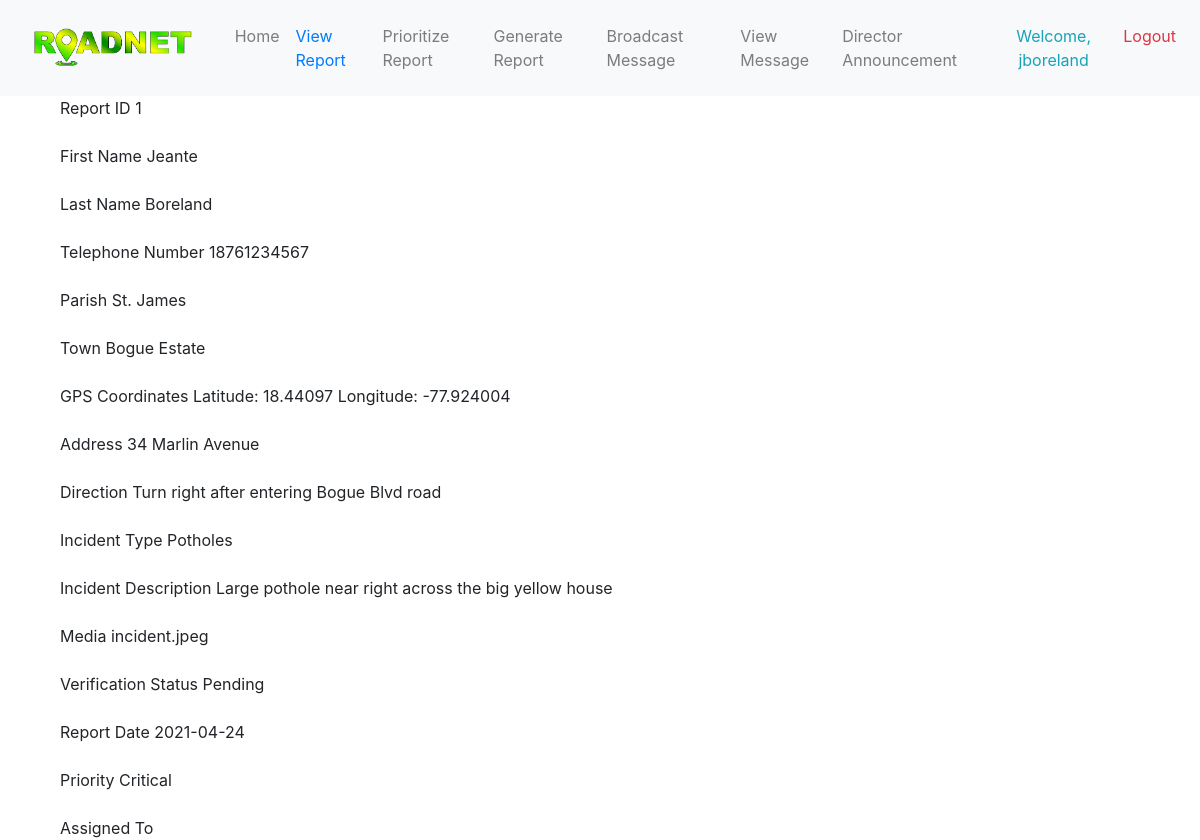
The app's page /parishmanager/viewRep.php (signed in) with its own data.
### tables this page shows
CREATE TABLE report (
    reportID int(11) NOT NULL AUTO_INCREMENT, 
    firstname varchar(25) NOT NULL,
    lastname varchar(25) NOT NULL,
    telephone varchar(11) NOT NULL,
    parish varchar(25) NOT NULL,
    town varchar(30) NOT NULL,
    gpscoord varchar(65) NOT NULL,
    address varchar(70) NOT NULL,
    direction varchar(150) NOT NULL,
    incident varchar(25) NOT NULL,
    description varchar(500) NOT NULL,
    media varchar(500) NOT NULL,
    vstatus varchar(20) NOT NULL,
    rdate date NOT NULL,
    priority VARCHAR(10) NOT NULL,
    assignedTo VARCHAR(30) NULL,
  
    PRIMARY KEY (reportID)

);

### parishmanager/viewRep.php (the view, shortened to what this page needs)
<!DOCTYPE html>
<html lang="en">
    <head>
        <link rel="stylesheet" href="https://cdn.jsdelivr.net/npm/bootstrap@4.6.0/dist/css/bootstrap.min.css">
        <link rel="stylesheet" href="http://cdn.datatables.net/1.10.2/css/jquery.dataTables.min.css"></style>
        <link rel="stylesheet" href="http://localhost/roadnet/css/parishstyles.css">
    </head>
    <body>
        <nav class="navbar navbar-expand-lg navbar-light bg-light">
            <div class="navbar-brand col-6 col-lg-2">
                <img src="http://localhost/roadnet/rimages/logo.png" class="img-fluid">
            </div>
            <div class="collapse navbar-collapse" id="navbarText">
                <ul class="navbar-nav mr-auto">
                    <li class="nav-item">
                        <a class="nav-link" href="http://localhost/roadnet/parishmanager/parishmanager_home.php">Home</a>
                    </li>
                    <li class="nav-item active">
                        <a class="nav-link text-primary" href="http://localhost/roadnet/parishmanager/pmviewreport.php">View Report<span class="sr-only">(current)</span></a>
                    </li>
                    <li class="nav-item">
                        <a class="nav-link" href="http://localhost/roadnet/parishmanager/setpriority.php">Prioritize Report</a>
                    </li>
                    <li class="nav-item">
                        <a class="nav-link" href="http://localhost/roadnet/parishmanager/generateReport.php">Generate Report</a>
                    </li>
                    <li class="nav-item">
                        <a class="nav-link" href="http://localhost/roadnet/parishmanager/broadcast.php">Broadcast Message</a>
                    </li>
                    <li class="nav-item">
                        <a class="nav-link" href="http://localhost/roadnet/parishmanager/viewMessage.php">View Message</a>
                    </li>
                    <li class="nav-item">
                        <a class="nav-link" href="http://localhost/roadnet/parishmanager/viewAnnouncement.php">Director Announcement</a>
                    </li>
                </ul>
                <span class="navbar-text">
                    <ul class="navbar-nav mr-auto">
                        <?php
                            echo
                                '<li class="nav-item">
                                    <a class="nav-link text-center text-info">Welcome, '.$_SESSION['parishmanager_login'].'</a>
                                </li>';
                            echo '
                                <li class="nav-item">
                                    <a  href="http://localhost/roadnet/logout.php" class="nav-link text-center text-danger">Logout</a>
                                </li>';
                        ?>
                    </ul>
                </span>
            </div>
        </nav>
        <div class="container">
            <div class="container">
                <?php
                    $connect = mysqli_connect("localhost", "root", "", "roadnet");
                    $squery = "SELECT * FROM report where reportID = 1 ORDER BY reportID DESC";
                    $result = mysqli_query($connect, $squery);
                    while ($row = $result->fetch_assoc()) {
                        echo 'Report ID ' . $row["reportID"];
                        echo '<br><br>';
                        echo 'First Name ' . $row["firstname"];
                        echo '<br><br>';
                        echo 'Last Name ' . $row["lastname"];
                        echo '<br><br>';
                        echo 'Telephone Number ' . $row["telephone"];
                        echo '<br><br>';
                        echo 'Parish ' . $row["parish"];
                        echo '<br><br>';
                        echo 'Town ' . $row["town"];
                        echo '<br><br>';
                        echo 'GPS Coordinates ' . $row["gpscoord"];
                        echo '<br><br>';
                        echo 'Address ' . $row["address"];
                        echo '<br><br>';
                        echo 'Direction ' . $row["direction"];
                        echo '<br><br>';
                        echo 'Incident Type ' . $row["incident"];
                        echo '<br><br>';
                        echo 'Incident Description ' . $row["description"];
                        echo '<br><br>';
                        echo 'Media ' . $row["media"];
                        echo '<br><br>';
                        echo 'Verification Status ' . $row["vstatus"];
                        echo '<br><br>';
                        echo 'Report Date ' . $row["rdate"];
                        echo '<br><br>';
                        echo 'Priority ' . $row["priority"];
                        echo '<br><br>';
                        echo 'Assigned To ' . $row["assignedTo"];
                    }
                ?>
            </div>
        </div>
    </body>
</html>

### records on screen
report: reportID "1", firstname "Jeante", lastname "Boreland", telephone "18761234567", parish "St. James", town "Bogue Estate", gpscoord "Latitude: 18.44097 Longitude: -77.924004", address "34 Marlin Avenue", direction "Turn right after entering Bogue Blvd road", incident "Potholes", description "Large pothole near right across the big yellow house", media "incident.jpeg", vstatus "Pending", rdate "2021-04-24", priority "Critical"

### other values on screen
$_SESSION['parishmanager_login'] "jboreland"
